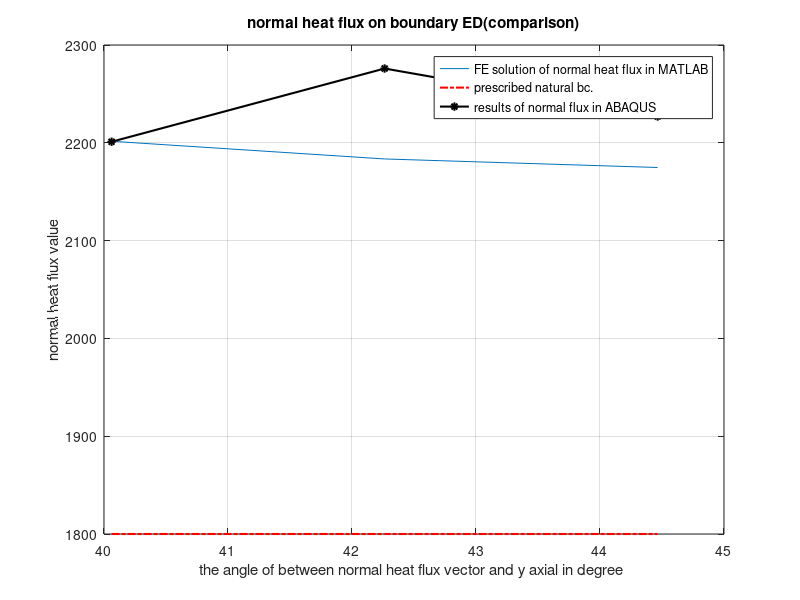

Source code (MATLAB):
% plot calculation solution of the flux along edge ED
load('qx.mat');
load('qy.mat');
load('Xcen.mat');
load('Ycen.mat');
load('Q.mat');
C=importdata('ABAQUSfluxED.txt');
Qin=zeros(1,3)
GFe=[62,64,66];
flux=Q(GFe');
Xgf=Xcen(GFe');Ygf=Ycen(GFe');
Qxgf=qx(GFe');Qygf=qy(GFe');
for i=1:3
x=Xgf(i),y=Ygf(i);
q_x=Qxgf(i),q_y=Qygf(i);
Csita1=q_x/sqrt(q_x^2+q_y^2);Ssita1=q_y/sqrt(q_x^2+q_y^2)
Csita0=x/sqrt(x^2+y^2);Ssita0=y/sqrt(x^2+y^2);
Csitap=Csita0*Csita1+Ssita0*Ssita1;
qin=flux(i)*Csitap;
c=C(i)*Csitap;
C(i)=c;
Qin(i)=qin;
end
Csita=Ygf(3)/sqrt(Ygf(3)^2+Xgf(3)^2);
sita=(acos(Csita)/pi)*180; % sita is the angle between vector node#5 point to point(0,0) and y axial.
SITA=40.0612:(sita-40.0612)/2:sita;
plot(SITA,Qin);
xlabel('the angle of between normal heat flux vector and y axial in degree ');
ylabel('normal heat flux value');
title('normal heat flux on boundary ED(comparison)');
hold on
a=zeros(1,3);
for i=1:3
a(i)=1800;
end
plot(SITA,a,'r-.','LineWidth',1.5);
hold on
plot(SITA,C,'k-*','LineWidth',1.5);
legend('FE solution of normal heat flux in MATLAB','prescribed natural bc.','results of normal flux in ABAQUS')
grid on